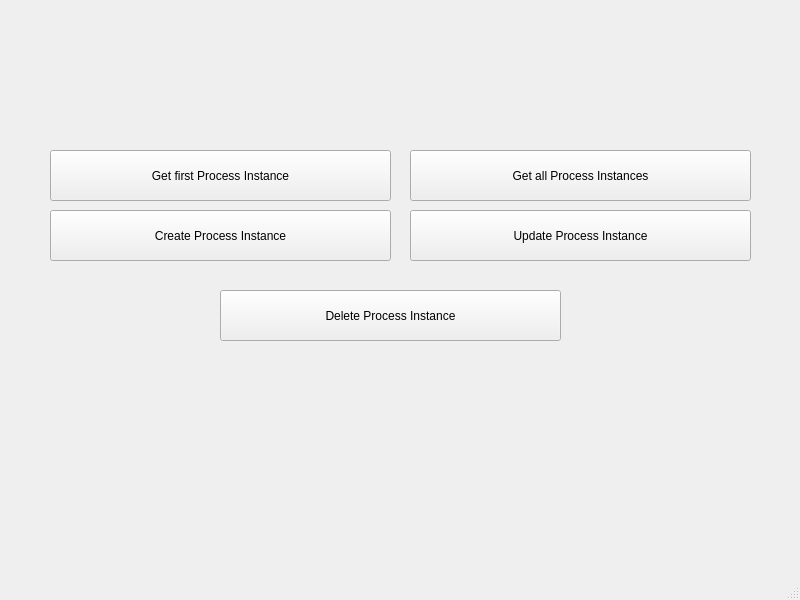
<?xml version="1.0" encoding="UTF-8"?>
<ui version="4.0">
 <class>MainWindow</class>
 <widget class="QMainWindow" name="MainWindow">
  <property name="geometry">
   <rect>
    <x>0</x>
    <y>0</y>
    <width>800</width>
    <height>600</height>
   </rect>
  </property>
  <property name="windowTitle">
   <string>MainWindow</string>
  </property>
  <widget class="QWidget" name="centralwidget">
   <widget class="QPushButton" name="get_1">
    <property name="geometry">
     <rect>
      <x>50</x>
      <y>150</y>
      <width>341</width>
      <height>51</height>
     </rect>
    </property>
    <property name="text">
     <string>Get first Process Instance</string>
    </property>
   </widget>
   <widget class="QPushButton" name="get_all">
    <property name="geometry">
     <rect>
      <x>410</x>
      <y>150</y>
      <width>341</width>
      <height>51</height>
     </rect>
    </property>
    <property name="text">
     <string>Get all Process Instances</string>
    </property>
   </widget>
   <widget class="QPushButton" name="update">
    <property name="geometry">
     <rect>
      <x>410</x>
      <y>210</y>
      <width>341</width>
      <height>51</height>
     </rect>
    </property>
    <property name="text">
     <string>Update Process Instance</string>
    </property>
   </widget>
   <widget class="QPushButton" name="create">
    <property name="geometry">
     <rect>
      <x>50</x>
      <y>210</y>
      <width>341</width>
      <height>51</height>
     </rect>
    </property>
    <property name="text">
     <string>Create Process Instance</string>
    </property>
   </widget>
   <widget class="QPushButton" name="delete_2">
    <property name="geometry">
     <rect>
      <x>220</x>
      <y>290</y>
      <width>341</width>
      <height>51</height>
     </rect>
    </property>
    <property name="text">
     <string>Delete Process Instance</string>
    </property>
   </widget>
  </widget>
  <widget class="QMenuBar" name="menubar">
   <property name="geometry">
    <rect>
     <x>0</x>
     <y>0</y>
     <width>800</width>
     <height>25</height>
    </rect>
   </property>
  </widget>
  <widget class="QStatusBar" name="statusbar"/>
 </widget>
 <resources/>
 <connections/>
</ui>
